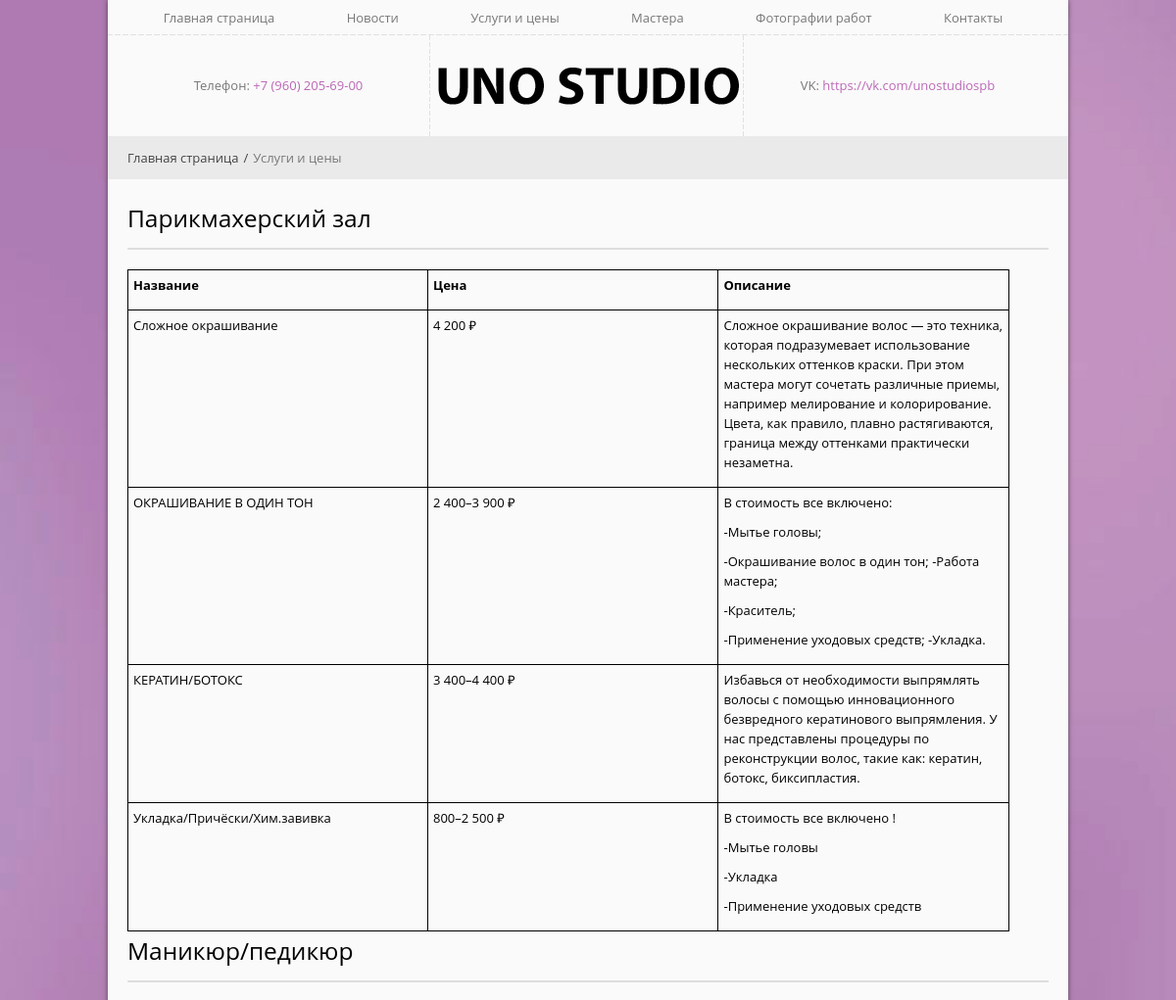
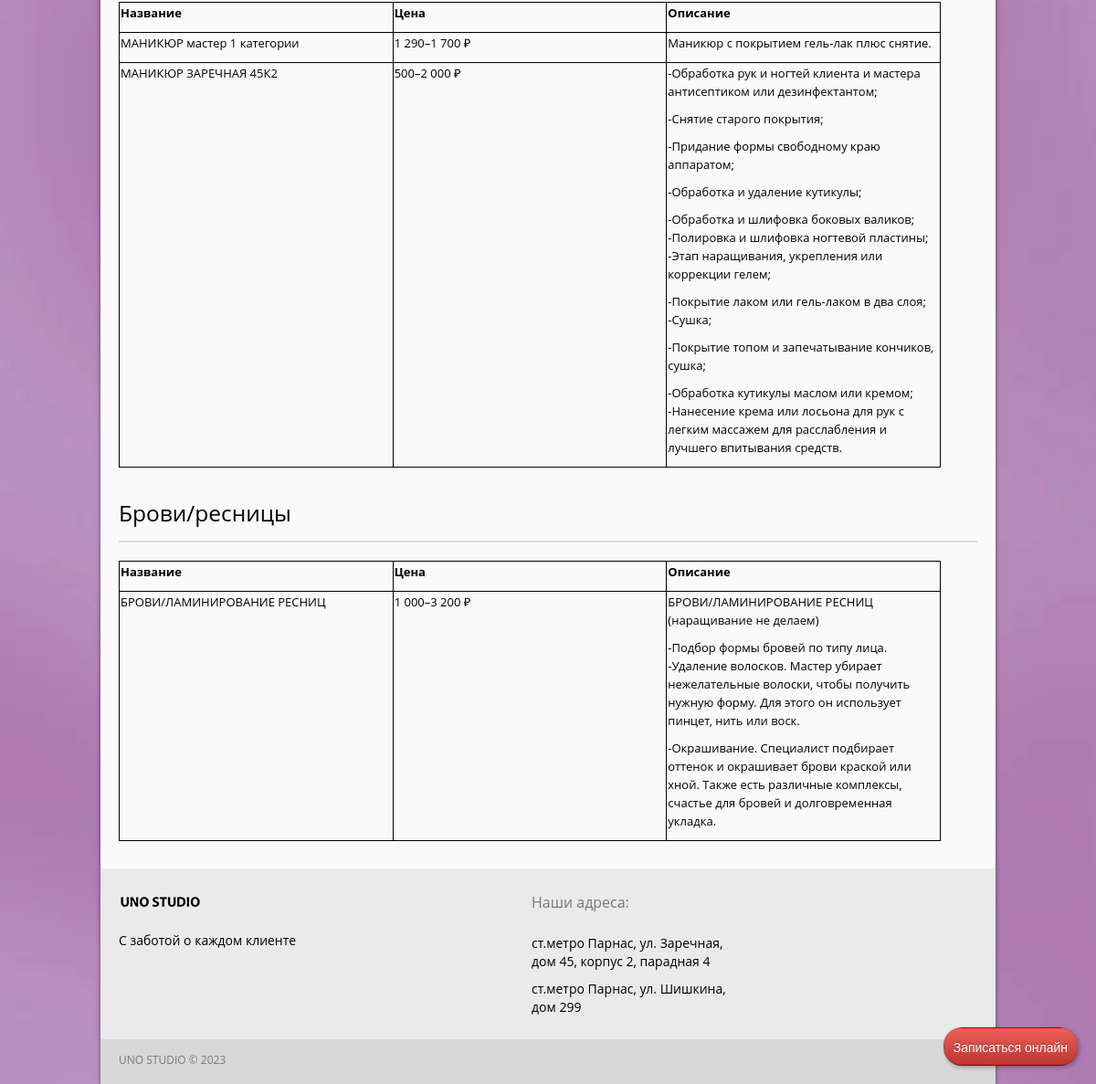
Page /services/ on the committed database (2 pictures, top to bottom).
### services/models.py (models this page shows, shortened)
class Servicec(models.Model):
    WORK = (
        ('1', 'Волосы'),
        ('2', 'Ногти'),
        ('3', 'Брови/ресницы'),
    )
    title = models.CharField(max_length=250, verbose_name='Введите название услуги')
    description = models.TextField(verbose_name='Введите описание услуги')
    work_type = models.CharField(max_length=1, choices=WORK, verbose_name='Выберите тип услуги', blank=True)
    class Meta:
        verbose_name = 'Услугу'
        verbose_name_plural = 'Услуги'

### services/views.py (the view)
# urls.py: path('', include('services.urls')),
def services(request):
    seviceslist1 = Servicec.objects.filter(work_type='1')
    seviceslist2 = Servicec.objects.filter(work_type='2')
    seviceslist3 = Servicec.objects.filter(work_type='3')
    sevices_list = {
        'sevices1': seviceslist1,
        'sevices2': seviceslist2,
        'sevices3': seviceslist3,
    }
    return render(request, 'services/services.html', sevices_list)

### services/templates/services/services.html (shortened to what this page needs)
{% extends 'discount/base.html' %}
{% load static %}
{% block content %}
<div class="breadcrumb">
				<div>
					<a href="{% url 'discount:index' %}">Главная страница</a><span>/</span>Услуги и цены
				</div>
			</div>
                <h3>Парикмахерский зал</h3>
                  <table class="table table-bordered table-striped ">
                  <tbody>
                        {% for services in sevices1 %}
                        {{ services.description|safe}}
                        {% endfor %}
                  </tbody>
                  </table>
            <h3>Маникюр/педикюр</h3>
                  <table class="table table-bordered table-striped ">
                  <tbody>
                        {% for services in sevices2 %}
                        {{ services.description|safe}}
                        {% endfor %}
                  </tbody>
                  </table>
            <h3>Брови/ресницы</h3>
                  <table class="table table-bordered table-striped ">
                  <tbody>
                        {% for services in sevices3 %}
                        {{ services.description|safe}}
                        {% endfor %}
                  </tbody>
                  </table>
{% endblock %}

### discount/static/css/theme.css (style rules this page uses)
a, input, select, textarea { outline:none !important; -webkit-appearance: none; -webkit-border-radius: 0; }
a { color:#bb68b7; transition: all 0.2s ease-in-out; -webkit-transition: all 0.2s ease-in-out; }
body { overflow-x:hidden; position:relative; margin: 0; padding:0; font-family: 'Open Sans', sans-serif; font-weight:400; font-size: 13px; line-height: 20px; color: black; background-attachment: fixed; background-image: url(../image/bg.jpg); background-position: 0 0 !important; background-size:cover; background-repeat: no-repeat; }
h1 small, h2 small, h3 small, h4 small, h5 small, h6 small, h1, h2, h3, h4, h5, h6 { font-weight:400; color:black; }
.breadcrumb { border-radius: 0; background: #eaeaea; padding: 12px 0; margin:0 -20px 20px; list-style: none; color:#787878; }
.breadcrumb span { color:#444544; padding:0 5px; }
.breadcrumb a { padding-left:20px; color:#444544; }

### rows in the picture
Servicec: description "Название Цена Описание Сложное окрашивание 4 200 ₽ Сложное окрашивание волос — это техника, которая подразумевает использование нескольких оттенков краски. При этом мастера могут сочетать различные приемы, например мелирование и колорирование. Цвета, как правило, плавно растягиваются, граница между оттенками практически незаметна. ОКРАШИВАНИЕ В ОДИН ТОН 2 400–3 900 ₽ В стоимость все включено: -Мытье головы; -Окрашивание волос в один тон; -Работа мастера; -Краситель; -Применение уходовых средств; -Укладка. КЕРАТИН/БОТОКС 3 400–4 400 ₽ Избавься от необходимости выпрямлять волосы с помощью инновационного безвредного кератинового выпрямления. У нас представлены процедуры по реконструкции волос,…"
Servicec: description "Название Цена Описание МАНИКЮР мастер 1 категории 1 290–1 700 ₽ Маникюр с покрытием гель-лак плюс снятие. МАНИКЮР ЗАРЕЧНАЯ 45К2 500–2 000 ₽ -Обработка рук и ногтей клиента и мастера антисептиком или дезинфектантом; -Снятие старого покрытия; -Придание формы свободному краю аппаратом; -Обработка и удаление кутикулы; -Обработка и шлифовка боковых валиков; -Полировка и шлифовка ногтевой пластины; -Этап наращивания, укрепления или коррекции гелем; -Покрытие лаком или гель-лаком в два слоя; -Сушка; -Покрытие топом и запечатывание кончиков, сушка; -Обработка кутикулы маслом или кремом; -Нанесение крема или лосьона для рук с легким массажем для расслабления и лучшего впитывания средств."
Servicec: description "Название Цена Описание БРОВИ/ЛАМИНИРОВАНИЕ РЕСНИЦ 1 000–3 200 ₽ БРОВИ/ЛАМИНИРОВАНИЕ РЕСНИЦ (наращивание не делаем) -Подбор формы бровей по типу лица. -Удаление волосков. Мастер убирает нежелательные волоски, чтобы получить нужную форму. Для этого он использует пинцет, нить или воск. -Окрашивание. Специалист подбирает оттенок и окрашивает брови краской или хной. Также есть различные комплексы, счастье для бровей и долговременная укладка."
